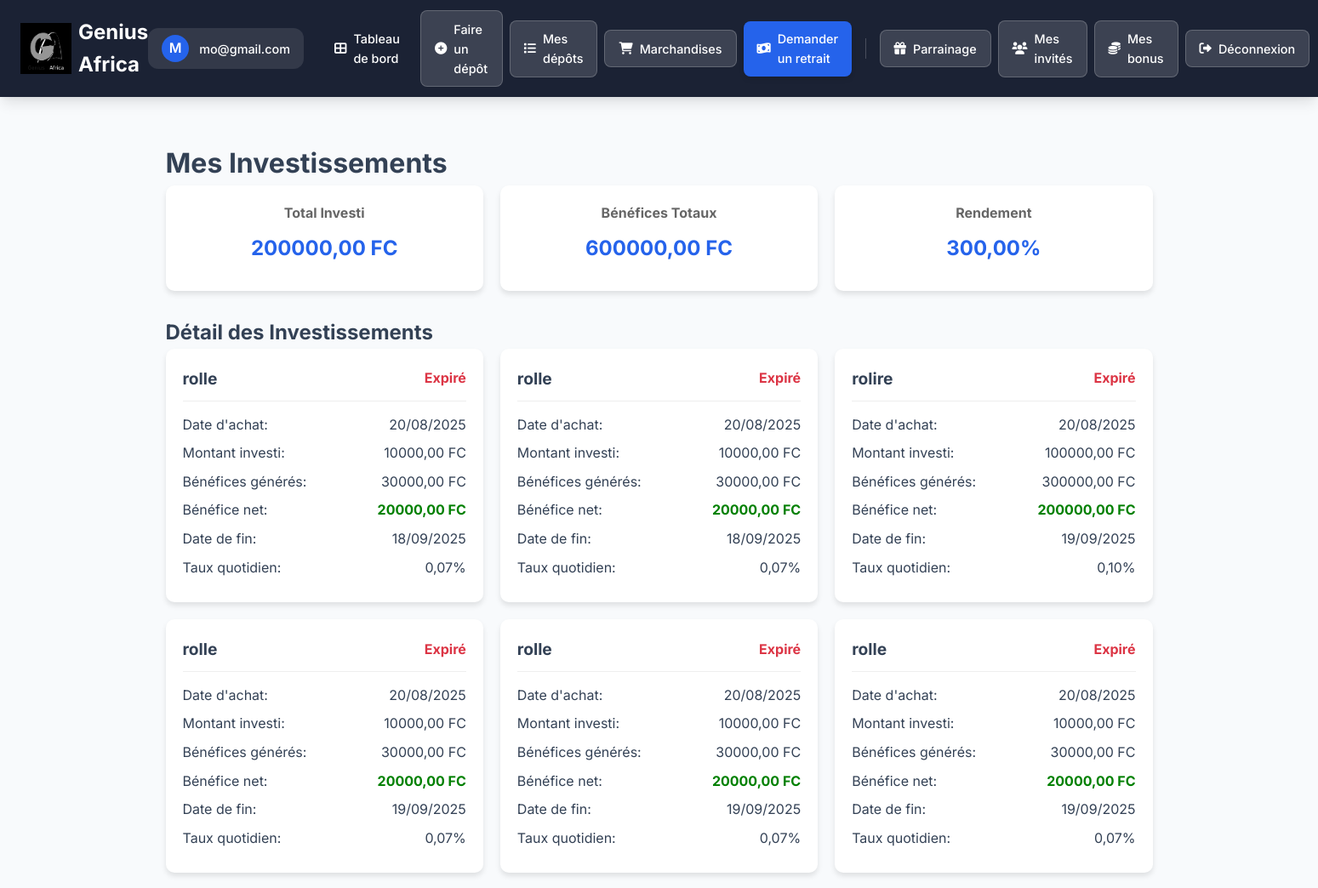
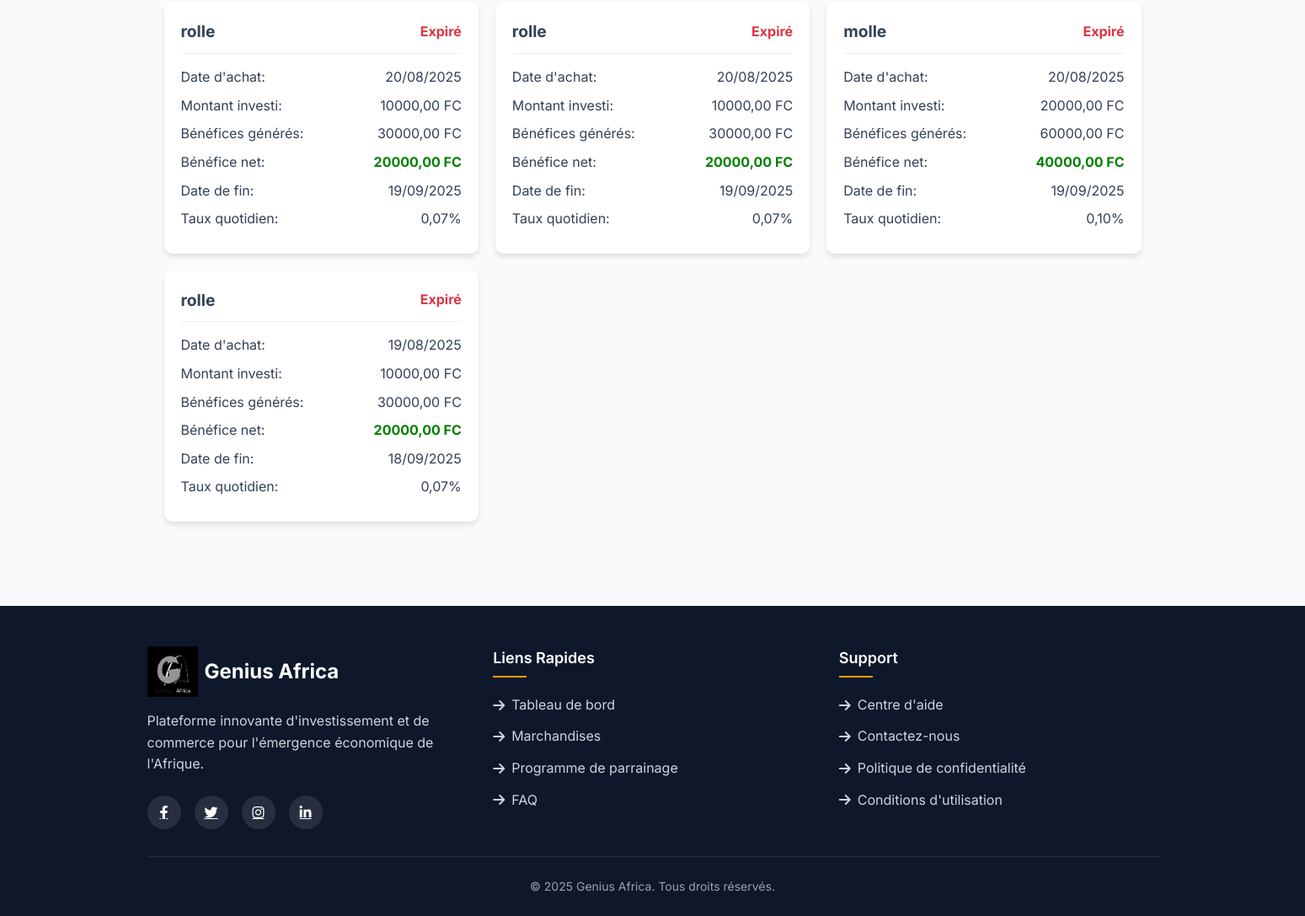
/produits/mes-investissements/ (signed in), run on the app's committed database (2 pictures, top to bottom).
### applications/comptes/models.py (models this page shows, shortened)
class Utilisateur(AbstractUser):
    telephone = models.CharField(max_length=20, unique=True, verbose_name="Numéro de téléphone")

### applications/produits/models.py (models this page shows, shortened)
class Achat(models.Model):
    STATUT_CHOIX = [
        ('actif', 'Actif'),
        ('expire', 'Expiré'),
        ('annule', 'Annulé'),
    ]
    utilisateur = models.ForeignKey(settings.AUTH_USER_MODEL, on_delete=models.CASCADE, related_name='achats', verbose_name="Utilisateur")
    produit = models.ForeignKey(Produit, on_delete=models.PROTECT, verbose_name="Produit")
    prix_au_moment_achat = models.DecimalField(max_digits=12, decimal_places=2, verbose_name="Prix au moment de l'achat")
    date_debut = models.DateField(auto_now_add=True, verbose_name="Date de début")
    date_fin = models.DateField(verbose_name="Date de fin")
    jours_payes = models.PositiveIntegerField(default=0, verbose_name="Jours payés")
    statut = models.CharField(max_length=12, choices=STATUT_CHOIX, default='actif', verbose_name="Statut")

class Produit(models.Model):
    nom = models.CharField(max_length=80, verbose_name="Nom du produit")
    description = models.TextField(verbose_name="Description")
    prix = models.DecimalField(max_digits=12, decimal_places=2, verbose_name="Prix")
    duree_jours = models.PositiveIntegerField(default=30, verbose_name="Durée en jours")
    taux_quotidien = models.DecimalField(max_digits=5, decimal_places=2, default=Decimal('0.05'), verbose_name="Taux quotidien")
    est_actif = models.BooleanField(default=True, verbose_name="Est actif")
    image = models.ImageField(upload_to='produits/', verbose_name="Image du produit", blank=True, null=True)

### applications/produits/views.py (the view)
# urls.py: path('mes-investissements/', views.mes_investissements, name='mes_investissements'),
@login_required
def mes_investissements(request):
    achats = Achat.objects.filter(utilisateur=request.user).order_by('-date_debut')
    investissements = []
    for achat in achats:
        total_gains = sum(gain.montant for gain in achat.gains_quotidiens.all())
        benefice_net = total_gains - achat.prix_au_moment_achat
        jours_restants = (achat.date_fin - timezone.now().date()).days if achat.statut == 'actif' else 0
        investissements.append({
            'achat': achat,
            'total_gains': total_gains,
            'benefice_net': benefice_net,
            'jours_restants': jours_restants,
            'taux_quotidien': achat.produit.taux_quotidien,
        })
    total_investi = sum(Decimal(achat.prix_au_moment_achat) for achat in achats)
    total_benefices = sum(inv['total_gains'] for inv in investissements)
    rendement = 0
    if total_investi > 0:
        rendement = float(total_benefices) / float(total_investi) * 100
    context = {
        'investissements': investissements,
        'total_benefices': total_benefices,
        'total_investi': total_investi,
        'rendement': rendement,
    }
    return render(request, 'produits/mes_investissements.html', context)

### applications/produits/templates/produits/mes_investissements.html (shortened to what this page needs)
{% extends 'base.html' %}
{% load custom_filters %}
{% block contenu %}
<div class="investissements-container">
    <h1>Mes Investissements</h1>
    <div class="resume-investissements">
        <div class="resume-card">
            <h3>Total Investi</h3>
            <p>{{ total_investi }} FC</p>
        </div>
        <div class="resume-card">
            <h3>Bénéfices Totaux</h3>
            <p>{{ total_benefices }} FC</p>
        </div>
        <div class="resume-card">
            <h3>Rendement</h3>
            <p>{{ rendement|floatformat:2 }}% </p>
        </div>
    </div>
    <h2>Détail des Investissements</h2>
    {% if investissements %}
    <div class="investissements-list">
        {% for inv in investissements %}
        <div class="investissement-card">
            <div class="investissement-header">
                <h3>{{ inv.achat.produit.nom }}</h3>
                <span class="statut-{{ inv.achat.statut }}">{{ inv.achat.get_statut_display }}</span>
            </div>
            <div class="investissement-details">
                <div class="detail-row">
                    <span>Date d'achat:</span>
                    <span>{{ inv.achat.date_debut|date:"d/m/Y" }}</span>
                </div>
                <div class="detail-row">
                    <span>Montant investi:</span>
                    <span>{{ inv.achat.prix_au_moment_achat }} FC</span>
                </div>
                <div class="detail-row">
                    <span>Bénéfices générés:</span>
                    <span>{{ inv.total_gains }} FC</span>
                </div>
                <div class="detail-row">
                    <span>Bénéfice net:</span>
                    <span class="{% if inv.benefice_net >= 0 %}positif{% else %}negatif{% endif %}">
                        {{ inv.benefice_net }} FC
                    </span>
                </div>
                <div class="detail-row">
                    <span>Date de fin:</span>
                    <span>{{ inv.achat.date_fin|date:"d/m/Y" }}</span>
                </div>
                <div class="detail-row">
                    <span>Taux quotidien:</span>
                    <span>{{ inv.achat.produit.taux_quotidien }}%</span>
                </div>
            </div>
        </div>
        {% endfor %}
    </div>
    {% else %}
    <div class="no-investissements">
        <i class="fas fa-box-open"></i>
        <p>Vous n'avez pas encore effectué d'investissements.</p>
        <a href="{% url 'liste_produits' %}" class="bouton">Voir les produits disponibles</a>
    </div>
    {% endif %}
</div>
{% endblock %}

### applications/noyau/templates/base.html (shortened to what this page needs)
{% load static %}
<!DOCTYPE html>
<html lang="fr">
<head>
    <link rel="stylesheet" href="https://cdnjs.cloudflare.com/ajax/libs/font-awesome/5.15.4/css/all.min.css">
    <link rel="stylesheet" href="{% static 'css/style.css' %}">
    <link rel="stylesheet" href="{% static 'css/dashboard.css' %}">
    <link rel="stylesheet" href="https://cdnjs.cloudflare.com/ajax/libs/font-awesome/6.0.0/css/all.min.css">
</head>
<body>
    <header>
        <nav>
            <div class="logo">
                <a href="{% url 'tableau_de_bord' %}">
                   <img class="img" style='background: black;' src="{% static 'image/Genius_Africa.png' %}" alt="img" width=60 height=60>
                    <span class="logo-text">Genius Africa</span>
                </a>
            </div>
            {% if user.is_authenticated %}
                <div class="user-info">
                    <div class="user-avatar">
                        {{ user.email|first|upper }}
                    </div>
                    <span class="user-email">{{ user.email }}</span>
                </div>
            {% endif %}
            <div class="menu" id="menu">
                {% if user.is_authenticated %}
                    <a href="{% url 'tableau_de_bord' %}">
                        <i class="fas fa-th-large"></i>
                        <span class="text">Tableau de bord</span>
                    </a>
                    <a href="{% url 'create_order' %}" class="bouton">
                        <i class="fas fa-plus-circle"></i>
                        <span class="text">Faire un dépôt</span>
                    </a>
                    <a href="{% url 'liste_depots' %}" class="bouton">
                        <i class="fas fa-list"></i>
                        <span class="text">Mes dépôts</span>
                    </a>
                    <a href="{% url 'liste_produits' %}" class="bouton">
                        <i class="fas fa-shopping-cart"></i>
                        <span class="text">Marchandises</span>
                    </a>
                    <a href="{% url 'retrait' %}" class="bouton-important">
                        <i class="fas fa-money-bill-wave"></i>
                        <span class="text">Demander un retrait</span>
                    </a>
                    <a href="{% url 'mon_code_parrainage' %}" class="bouton">
                        <i class="fas fa-gift"></i>
                        <span class="text">Parrainage</span>
                    </a>
                    <a href="{% url 'liste_filleuls' %}" class="bouton">
                        <i class="fas fa-users"></i>
                        <span class="text">Mes invités</span>
                    </a>
                    <a href="{% url 'liste_bonus_parrainage' %}" class="bouton">
                        <i class="fas fa-coins"></i>
                        <span class="text">Mes bonus</span>
                    </a>
                    <a href="{% url 'deconnexion' %}" class="bouton">
                        <i class="fas fa-sign-out-alt"></i>
                        <span class="text">Déconnexion</span>
                    </a>
                {% endif %}
            </div>
        </nav>
    </header>
    <main>
        <div class="container">
            {% block contenu %}{% endblock %}
        </div>
    </main>
    <footer>
        <div class="footer-content">
            <div class="footer-section">
                <div class="footer-logo">
                                       <img class="img" style='background: black;' src="{% static 'image/Genius_Africa.png' %}" alt="img" width=60 height=60>
                    <span>Genius Africa</span>
                </div>
                <p class="footer-description">
                    Plateforme innovante d'investissement et de commerce pour
                    l'émergence économique de l'Afrique.
                </p>
                <div class="social-links">
                    <a href="#"><i class="fab fa-facebook-f"></i></a>
                    <a href="#"><i class="fab fa-twitter"></i></a>
                    <a href="#"><i class="fab fa-instagram"></i></a>
                    <a href="#"><i class="fab fa-linkedin-in"></i></a>
                </div>
            </div>
            <div class="footer-section">
                <h3 class="footer-heading">Liens Rapides</h3>
                <ul class="footer-links">
                    <li><a href="{% url 'tableau_de_bord' %}"><i class="fas fa-arrow-right"></i> Tableau de bord</a></li>
                    <li><a href="{% url 'liste_produits' %}"><i class="fas fa-arrow-right"></i> Marchandises</a></li>
                    <li><a href="{% url 'mon_code_parrainage' %}"><i class="fas fa-arrow-right"></i> Programme de parrainage</a></li>
                    <li><a href="#"><i class="fas fa-arrow-right"></i> FAQ</a></li>
                </ul>
            </div>
            <div class="footer-section">
                <h3 class="footer-heading">Support</h3>
                <ul class="footer-links">
                    <li><a href="#"><i class="fas fa-arrow-right"></i> Centre d'aide</a></li>
                    <li><a href="#"><i class="fas fa-arrow-right"></i> Contactez-nous</a></li>
                    <li><a href="#"><i class="fas fa-arrow-right"></i> Politique de confidentialité</a></li>
                    <li><a href="#"><i class="fas fa-arrow-right"></i> Conditions d'utilisation</a></li>
                </ul>
            </div>
        </div>
        <div class="footer-bottom">
            <p>&copy; 2025 Genius Africa. Tous droits réservés.</p>
        </div>
    </footer>
</body>
</html>

### applications/noyau/templates/base.html (style rules this page uses)
:root { --primary-color: #2563eb; --primary-dark: #1d4ed8; --secondary-color: #0f172a; --accent-color: #f59e0b; --light-color: #f8fafc; --light-gray: #f1f5f9; --mid-gray: #e2e8f0; --dark-color: #1e293b; --text-dark: #334155; --text-light: #64748b; --success-color: #10b981; --warning-color: #f59e0b; --danger-color: #ef4444; --info-color: #3b82f6; --border-radius: 12px; --border-radius-sm: 8px; --border-radius-lg: 16px; --shadow-sm: 0 1px 2px 0 rgba(0, 0, 0, 0.05); --shadow: 0 4px 6px -1px rgba(0, 0, 0, 0.1), 0 2px 4px -1px rgba(0, 0, 0, 0.06); --shadow-md: 0 10px 15px -3px rgba(0, 0, 0, 0.1), 0 4px 6px -2px rgba(0, 0, 0, 0.05); --shadow-lg: 0 20px 25px -5px rgba(0, 0, 0, 0.1), 0 10px 10px -5px rgba(0, 0, 0, 0.04); --transition: all 0.3s ease; --transition-slow: all 0.5s ease; }
* { margin: 0; padding: 0; box-sizing: border-box; }
body { font-family: 'Inter', sans-serif; background: var(--light-color); color: var(--text-dark); line-height: 1.6; display: flex; flex-direction: column; min-height: 100vh; }
header { background: var(--secondary-color); color: white; padding: 0.75rem 1.5rem; position: sticky; top: 0; z-index: 1000; box-shadow: var(--shadow-md); backdrop-filter: blur(10px); background: rgba(15, 23, 42, 0.95); }
nav { display: flex; justify-content: space-between; align-items: center; margin: 0 auto; }
.logo { display: flex; align-items: center; gap: 0.75rem; }
.logo a { color: white; text-decoration: none; font-size: 1.5rem; font-weight: 700; display: flex; align-items: center; gap: 0.5rem; }
.user-info { display: flex; align-items: center; gap: 0.75rem; margin-right: 1.25rem; background: rgba(255, 255, 255, 0.1); padding: 0.5rem 1rem; border-radius: var(--border-radius); transition: var(--transition); }
.user-email { color: white; font-weight: 500; font-size: 0.9rem; }
.user-avatar { width: 32px; height: 32px; border-radius: 50%; background: var(--primary-color); display: flex; align-items: center; justify-content: center; font-weight: 600; }
.menu { display: flex; gap: 0.5rem; align-items: center; }
.menu a { color: white; text-decoration: none; padding: 0.6rem 1rem; border-radius: var(--border-radius-sm); transition: var(--transition); font-weight: 500; font-size: 0.9rem; display: flex; align-items: center; gap: 0.5rem; }
.bouton { background: rgba(255, 255, 255, 0.15); border: 1px solid rgba(255, 255, 255, 0.2); }
.bouton-important { background: var(--primary-color); box-shadow: var(--shadow); }
main { flex: 1; padding: 2rem 1.5rem; }
.container { max-width: 1200px; margin: 0 auto; width: 100%; }
footer { background: var(--secondary-color); color: white; padding: 3rem 1.5rem 1.5rem; margin-top: 3rem; }
.footer-content { max-width: 1200px; margin: 0 auto; display: grid; grid-template-columns: repeat(auto-fit, minmax(250px, 1fr)); gap: 2rem; }
.footer-logo { font-size: 1.5rem; font-weight: 700; margin-bottom: 1rem; display: flex; align-items: center; gap: 0.5rem; }
.footer-description { color: #cbd5e1; margin-bottom: 1.5rem; line-height: 1.6; }
.footer-heading { font-size: 1.125rem; font-weight: 600; margin-bottom: 1.25rem; position: relative; padding-bottom: 0.5rem; }
.footer-heading::after { content: ''; position: absolute; bottom: 0; left: 0; width: 40px; height: 2px; background: var(--accent-color); }
.footer-links { list-style: none; }
.footer-links li { margin-bottom: 0.75rem; }
.footer-links a { color: #cbd5e1; text-decoration: none; transition: var(--transition); display: flex; align-items: center; gap: 0.5rem; }
.social-links { display: flex; gap: 1rem; margin-top: 1.5rem; }
.social-links a { display: flex; align-items: center; justify-content: center; width: 40px; height: 40px; border-radius: 50%; background: rgba(255, 255, 255, 0.1); color: white; transition: var(--transition); }
.footer-bottom { max-width: 1200px; margin: 2rem auto 0; padding-top: 1.5rem; border-top: 1px solid rgba(255, 255, 255, 0.1); text-align: center; color: #94a3b8; font-size: 0.875rem; }
.animate-in { animation: fadeIn 0.5s ease forwards; }
.delay-1 { animation-delay: 0.1s; }
.delay-2 { animation-delay: 0.2s; }
.delay-3 { animation-delay: 0.3s; }

### data on the page
Utilisateur: email|first "M", email "mo@gmail.com"
Achat: achat.produit.nom "rolle", achat.statut "Expiré", achat.date_debut "20/08/2025", achat.prix_au_moment_achat "10000,00", total_gains "30000,00", benefice_net "20000,00", achat.date_fin "18/09/2025", achat.produit.taux_quotidien "0,07"
Achat: achat.produit.nom "rolle", achat.statut "Expiré", achat.date_debut "20/08/2025", achat.prix_au_moment_achat "10000,00", total_gains "30000,00", benefice_net "20000,00", achat.date_fin "18/09/2025", achat.produit.taux_quotidien "0,07"
Achat: achat.produit.nom "rolire", achat.statut "Expiré", achat.date_debut "20/08/2025", achat.prix_au_moment_achat "100000,00", total_gains "300000,00", benefice_net "200000,00", achat.date_fin "19/09/2025", achat.produit.taux_quotidien "0,10"
Achat: achat.produit.nom "rolle", achat.statut "Expiré", achat.date_debut "20/08/2025", achat.prix_au_moment_achat "10000,00", total_gains "30000,00", benefice_net "20000,00", achat.date_fin "19/09/2025", achat.produit.taux_quotidien "0,07"
Achat: achat.produit.nom "rolle", achat.statut "Expiré", achat.date_debut "20/08/2025", achat.prix_au_moment_achat "10000,00", total_gains "30000,00", benefice_net "20000,00", achat.date_fin "19/09/2025", achat.produit.taux_quotidien "0,07"
Achat: achat.produit.nom "rolle", achat.statut "Expiré", achat.date_debut "20/08/2025", achat.prix_au_moment_achat "10000,00", total_gains "30000,00", benefice_net "20000,00", achat.date_fin "19/09/2025", achat.produit.taux_quotidien "0,07"
Achat: achat.produit.nom "rolle", achat.statut "Expiré", achat.date_debut "20/08/2025", achat.prix_au_moment_achat "10000,00", total_gains "30000,00", benefice_net "20000,00", achat.date_fin "19/09/2025", achat.produit.taux_quotidien "0,07"
Achat: achat.produit.nom "rolle", achat.statut "Expiré", achat.date_debut "20/08/2025", achat.prix_au_moment_achat "10000,00", total_gains "30000,00", benefice_net "20000,00", achat.date_fin "19/09/2025", achat.produit.taux_quotidien "0,07"
Achat: achat.produit.nom "molle", achat.statut "Expiré", achat.date_debut "20/08/2025", achat.prix_au_moment_achat "20000,00", total_gains "60000,00", benefice_net "40000,00", achat.date_fin "19/09/2025", achat.produit.taux_quotidien "0,10"
Achat: achat.produit.nom "rolle", achat.statut "Expiré", achat.date_debut "19/08/2025", achat.prix_au_moment_achat "10000,00", total_gains "30000,00", benefice_net "20000,00", achat.date_fin "18/09/2025", achat.produit.taux_quotidien "0,07"

### other printed values
{{ total_investi }} "200000,00"
{{ total_benefices }} "600000,00"
{{ rendement|floatformat:2 }} "300,00"
